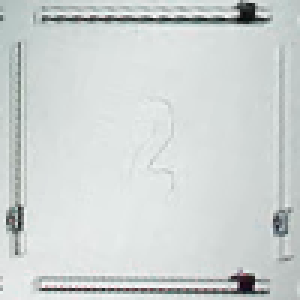
#> input picture Machine_Learning/data/Empty/img12.png, 100 x 100 px, given in place of image5.jpg, which was not available (shown 3 times larger)
$ jupyter execute External_Image_Transformer_and_Segmentation.ipynb
#> lines starting #> are read from the running program, lines starting #| are printed output that depends on the picture; pictures that were not available may be replaced by others from this repository, and a replacement may not be noted
[cell 1]
import cv2
import os
import numpy as np
from operator import itemgetter
from glob import glob
from matplotlib import pyplot as plt

[cell 2]
img_path = os.path.join('Data','Images','otie','image5.jpg')
img = cv2.imread(img_path)
#> img is the input picture: shape (100, 100, 3); mean B, G, R 211.2, 212.2, 206.7
# Converting image to proper color space
imgcc = cv2.cvtColor(img, cv2.COLOR_BGR2RGB)

# Matching camera angle to master. Put the transform matrix from External_Image_Alignment_And_Transform_Getter.ipynb into np.float32()
TransformArrayMatch = np.float32([[1.04757238e+00,1.85694273e-02,-2.20955233e+01],[1.25157392e-02,1.04704582e+0,-2.88057203e+01],[3.08779262e-05,8.65219081e-05,1.00000000e+00]])
cmi = cv2.warpPerspective(imgcc,TransformArrayMatch,(640,480))
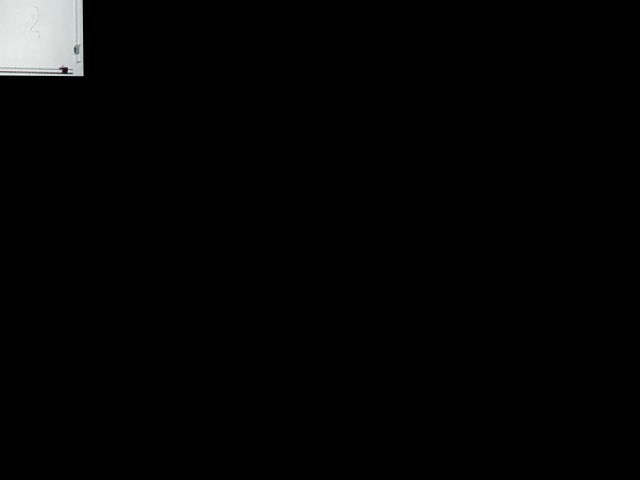
#> cmi: shape (480, 640, 3); mean R, G, B 4.3, 4.4, 4.4

plt.title('Camera Matched Image')
plt.imshow(cmi)
cv2.imwrite('matchedimage.jpg', cmi)
#> Out = True

[cell 3]
# Rotating image to be frontal
imgcc_rotated = cv2.rotate(cmi, cv2.ROTATE_180)
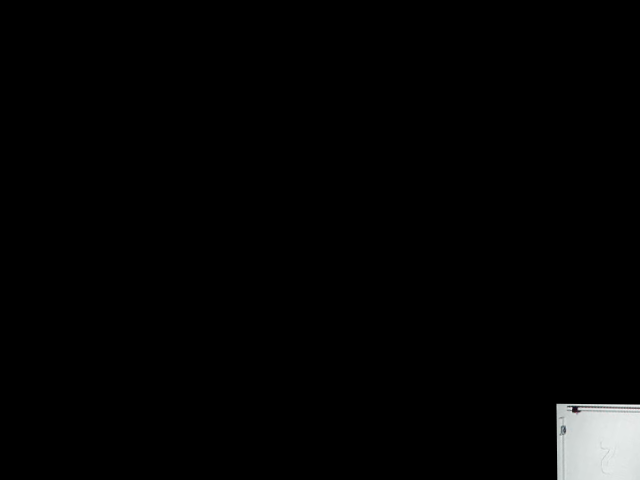
#> imgcc_rotated: shape (480, 640, 3); mean R, G, B 4.3, 4.4, 4.4
plt.title('Rotated Image')
plt.imshow(imgcc_rotated)

[cell 4]
# Coordinates that you want to Perspective Transform
pts1 = np.float32([[118,80],[430,120],[175,490],[565,380]])
# Size of the Transformed Image
pts2 = np.float32([[0,0],[500,0],[0,450],[500,450]])

TransformArray = cv2.getPerspectiveTransform(pts1,pts2)
pci = cv2.warpPerspective(imgcc_rotated,TransformArray,(500,450))
#> pci: shape (450, 500, 3); every value is 0
plt.title('Perspective Corrected Image')
plt.imshow(pci)
cv2.imwrite('correctedimage.jpg', pci)
#> Out = True

[cell 5]
# Coordinates of deck 1
pts_1 = np.float32([[0,330],[180,330],[0,450],[180,450]])
pts_2 = np.float32([[157,330],[337,330],[157,450],[337,450]])
pts_3 = np.float32([[320,330],[500,330],[320,450],[500,450]])
pts_4 = np.float32([[0,222],[180,222],[0,342],[180,342]])
pts_5 = np.float32([[157,222],[337,222],[157,342],[337,342]])
pts_6 = np.float32([[320,222],[500,222],[320,342],[500,342]])
pts_7 = np.float32([[0,115],[180,115],[0,235],[180,235]])
pts_8 = np.float32([[157,115],[337,115],[157,235],[337,235]])
pts_9 = np.float32([[320,115],[500,115],[320,235],[500,235]])
pts_10 = np.float32([[0,0],[180,0],[0,120],[180,120]])
pts_11 = np.float32([[157,0],[337,0],[157,120],[337,120]])

# 28x28 Target transform for ML data input
pts_t = np.float32([[0,0],[100,0],[0,100],[100,100]])

# Transforms
TransformDeck1 = cv2.getPerspectiveTransform(pts_1,pts_t)
Deck1 = cv2.warpPerspective(pci,TransformDeck1,(100,100))
#> Deck1: shape (100, 100, 3); every value is 0
TransformDeck2 = cv2.getPerspectiveTransform(pts_2,pts_t)
Deck2 = cv2.warpPerspective(pci,TransformDeck2,(100,100))
TransformDeck3 = cv2.getPerspectiveTransform(pts_3,pts_t)
Deck3 = cv2.warpPerspective(pci,TransformDeck3,(100,100))
TransformDeck4 = cv2.getPerspectiveTransform(pts_4,pts_t)
Deck4 = cv2.warpPerspective(pci,TransformDeck4,(100,100))
TransformDeck5 = cv2.getPerspectiveTransform(pts_5,pts_t)
Deck5 = cv2.warpPerspective(pci,TransformDeck5,(100,100))
TransformDeck6 = cv2.getPerspectiveTransform(pts_6,pts_t)
Deck6 = cv2.warpPerspective(pci,TransformDeck6,(100,100))
TransformDeck7 = cv2.getPerspectiveTransform(pts_7,pts_t)
Deck7 = cv2.warpPerspective(pci,TransformDeck7,(100,100))
TransformDeck8 = cv2.getPerspectiveTransform(pts_8,pts_t)
Deck8 = cv2.warpPerspective(pci,TransformDeck8,(100,100))
TransformDeck9 = cv2.getPerspectiveTransform(pts_9,pts_t)
Deck9 = cv2.warpPerspective(pci,TransformDeck9,(100,100))
TransformDeck10 = cv2.getPerspectiveTransform(pts_10,pts_t)
Deck10 = cv2.warpPerspective(pci,TransformDeck10,(100,100))
TransformDeck11 = cv2.getPerspectiveTransform(pts_11,pts_t)
Deck11 = cv2.warpPerspective(pci,TransformDeck11,(100,100))

[cell 6]
# code for displaying multiple images in one figure

# create figure
fig = plt.figure(figsize=(10, 10))

# setting values to rows and column variables
rows = 4
columns = 3

# Adds a subplot at the 1st position
fig.add_subplot(rows, columns, 10)

# showing image
plt.imshow(Deck1)
plt.axis('off')
plt.title("Deck 1")

# Adds a subplot at the 2nd position
fig.add_subplot(rows, columns, 11)

# showing image
plt.imshow(Deck2)
plt.axis('off')
plt.title("Deck 2")

# Adds a subplot at the 3rd position
fig.add_subplot(rows, columns, 12)

# showing image
plt.imshow(Deck3)
plt.axis('off')
plt.title("Deck 3")

# Adds a subplot at the 4th position
fig.add_subplot(rows, columns, 7)

# showing image
plt.imshow(Deck4)
plt.axis('off')
plt.title("Deck 4")

# Adds a subplot at the 5th position
fig.add_subplot(rows, columns, 8)

# showing image
plt.imshow(Deck5)
plt.axis('off')
plt.title("Deck 5")

# Adds a subplot at the 6th position
fig.add_subplot(rows, columns, 9)

# showing image
plt.imshow(Deck6)
plt.axis('off')
plt.title("Deck 6")

# Adds a subplot at the 7th position
fig.add_subplot(rows, columns, 4)

# showing image
plt.imshow(Deck7)
plt.axis('off')
plt.title("Deck 7")

# Adds a subplot at the 8th position
fig.add_subplot(rows, columns, 5)

# showing image
plt.imshow(Deck8)
plt.axis('off')
plt.title("Deck 8")

# Adds a subplot at the 9th position
fig.add_subplot(rows, columns, 6)

# showing image
plt.imshow(Deck9)
plt.axis('off')
plt.title("Deck 9")

# Adds a subplot at the 10th position
fig.add_subplot(rows, columns, 1)

# showing image
plt.imshow(Deck10)
plt.axis('off')
plt.title("Deck 10")

# Adds a subplot at the 11th position
fig.add_subplot(rows, columns, 2)

# showing image
plt.imshow(Deck11)
plt.axis('off')
plt.title("Deck 11")

[cell 7]
# Save images to directory. Change directory as you see fit
i = 0
while os.path.exists('/Users/codychu/Projects/Machine_Learning/Data/img%s.png' % i):
    i += 1
cv2.imwrite('/Users/codychu/Projects/Machine_Learning/Data/img%s.png' % i, Deck1)
i = 0
while os.path.exists('/Users/codychu/Projects/Machine_Learning/Data/img%s.png' % i):
    i += 1
cv2.imwrite('/Users/codychu/Projects/Machine_Learning/Data/img%s.png' % i, Deck2)
i = 0
while os.path.exists('/Users/codychu/Projects/Machine_Learning/Data/img%s.png' % i):
    i += 1
cv2.imwrite('/Users/codychu/Projects/Machine_Learning/Data/img%s.png' % i, Deck3)
i = 0
while os.path.exists('/Users/codychu/Projects/Machine_Learning/Data/img%s.png' % i):
    i += 1
cv2.imwrite('/Users/codychu/Projects/Machine_Learning/Data/img%s.png' % i, Deck4)
i = 0
while os.path.exists('/Users/codychu/Projects/Machine_Learning/Data/img%s.png' % i):
    i += 1
cv2.imwrite('/Users/codychu/Projects/Machine_Learning/Data/img%s.png' % i, Deck5)
i = 0
while os.path.exists('/Users/codychu/Projects/Machine_Learning/Data/img%s.png' % i):
    i += 1
cv2.imwrite('/Users/codychu/Projects/Machine_Learning/Data/img%s.png' % i, Deck6)
i = 0
while os.path.exists('/Users/codychu/Projects/Machine_Learning/Data/img%s.png' % i):
    i += 1
cv2.imwrite('/Users/codychu/Projects/Machine_Learning/Data/img%s.png' % i, Deck7)
i = 0
while os.path.exists('/Users/codychu/Projects/Machine_Learning/Data/img%s.png' % i):
    i += 1
cv2.imwrite('/Users/codychu/Projects/Machine_Learning/Data/img%s.png' % i, Deck8)
i = 0
while os.path.exists('/Users/codychu/Projects/Machine_Learning/Data/img%s.png' % i):
    i += 1
cv2.imwrite('/Users/codychu/Projects/Machine_Learning/Data/img%s.png' % i, Deck9)
i = 0
while os.path.exists('/Users/codychu/Projects/Machine_Learning/Data/img%s.png' % i):
    i += 1
cv2.imwrite('/Users/codychu/Projects/Machine_Learning/Data/img%s.png' % i, Deck10)
i = 0
while os.path.exists('/Users/codychu/Projects/Machine_Learning/Data/img%s.png' % i):
    i += 1
cv2.imwrite('/Users/codychu/Projects/Machine_Learning/Data/img%s.png' % i, Deck11)
#> Out = True

$ run again, on Machine_Learning/data/Labware/img19.png
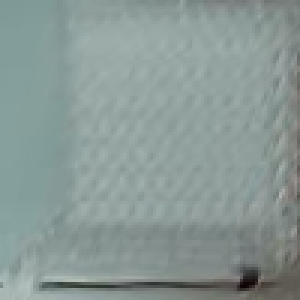
#> input picture Machine_Learning/data/Labware/img19.png, 100 x 100 px, given in place of image5.jpg, which was not available (shown 3 times larger)
#> img is the input picture: shape (100, 100, 3); mean B, G, R 149.7, 152.8, 137.3
#> `cmi = cv2.warpPerspective(imgcc,TransformArrayMatch,(640,480))`:
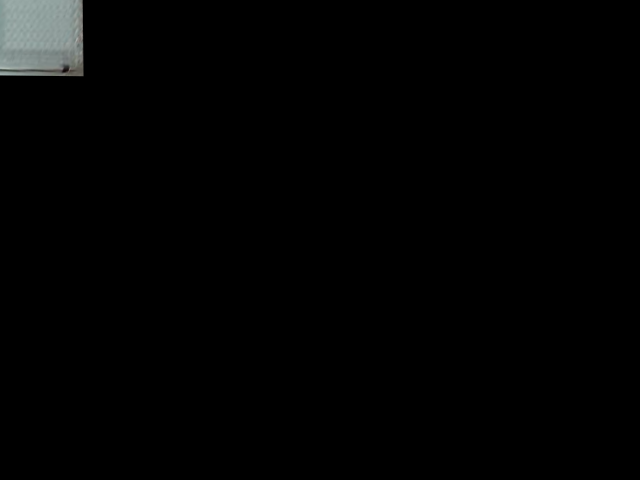
#> cmi: shape (480, 640, 3); mean R, G, B 2.8, 3, 3
#> `cv2.imwrite('matchedimage.jpg', cmi)`: Out = True
#> `imgcc_rotated = cv2.rotate(cmi, cv2.ROTATE_180)`:
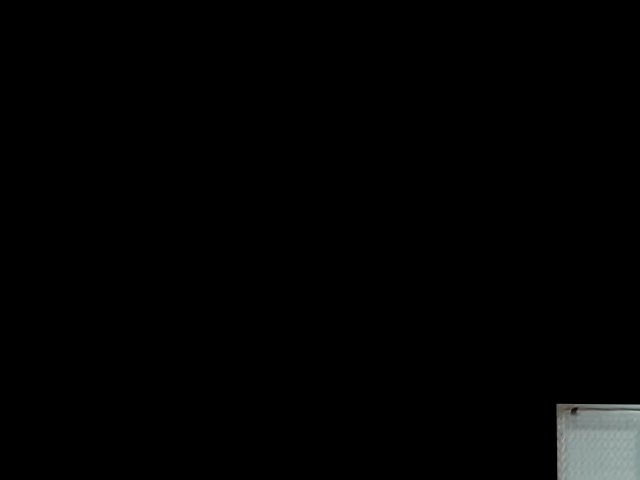
#> imgcc_rotated: shape (480, 640, 3); mean R, G, B 2.8, 3, 3
#> pci: shape (450, 500, 3); every value is 0
#> Deck1: shape (100, 100, 3); every value is 0

$ run again, on Machine_Learning/data/Labware/img25.png
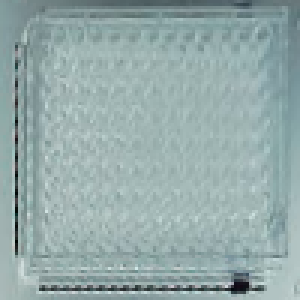
#> input picture Machine_Learning/data/Labware/img25.png, 100 x 100 px, given in place of image5.jpg, which was not available (shown 3 times larger)
#> img is the input picture: shape (100, 100, 3); mean B, G, R 170.1, 170.7, 149.4
#> `cmi = cv2.warpPerspective(imgcc,TransformArrayMatch,(640,480))`:
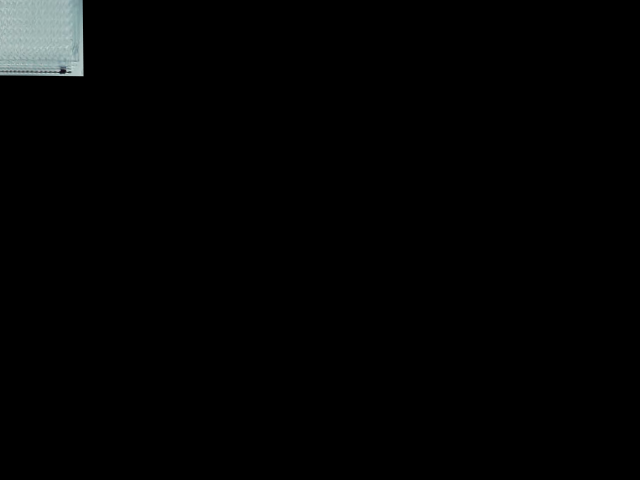
#> cmi: shape (480, 640, 3); mean R, G, B 3.2, 3.6, 3.6
#> `cv2.imwrite('matchedimage.jpg', cmi)`: Out = True
#> `imgcc_rotated = cv2.rotate(cmi, cv2.ROTATE_180)`:
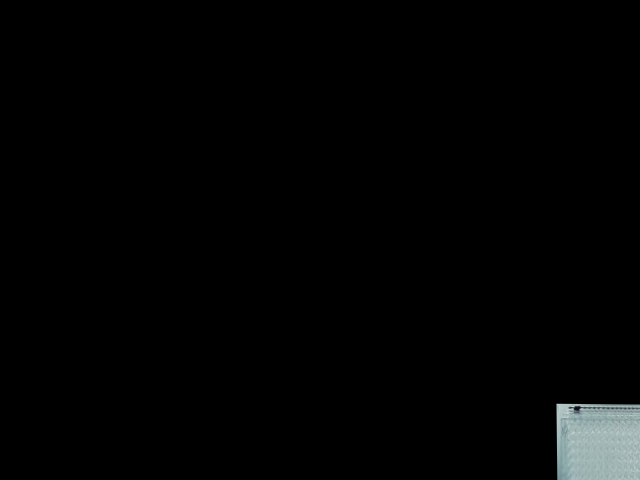
#> imgcc_rotated: shape (480, 640, 3); mean R, G, B 3.2, 3.6, 3.6
#> pci: shape (450, 500, 3); every value is 0
#> Deck1: shape (100, 100, 3); every value is 0
